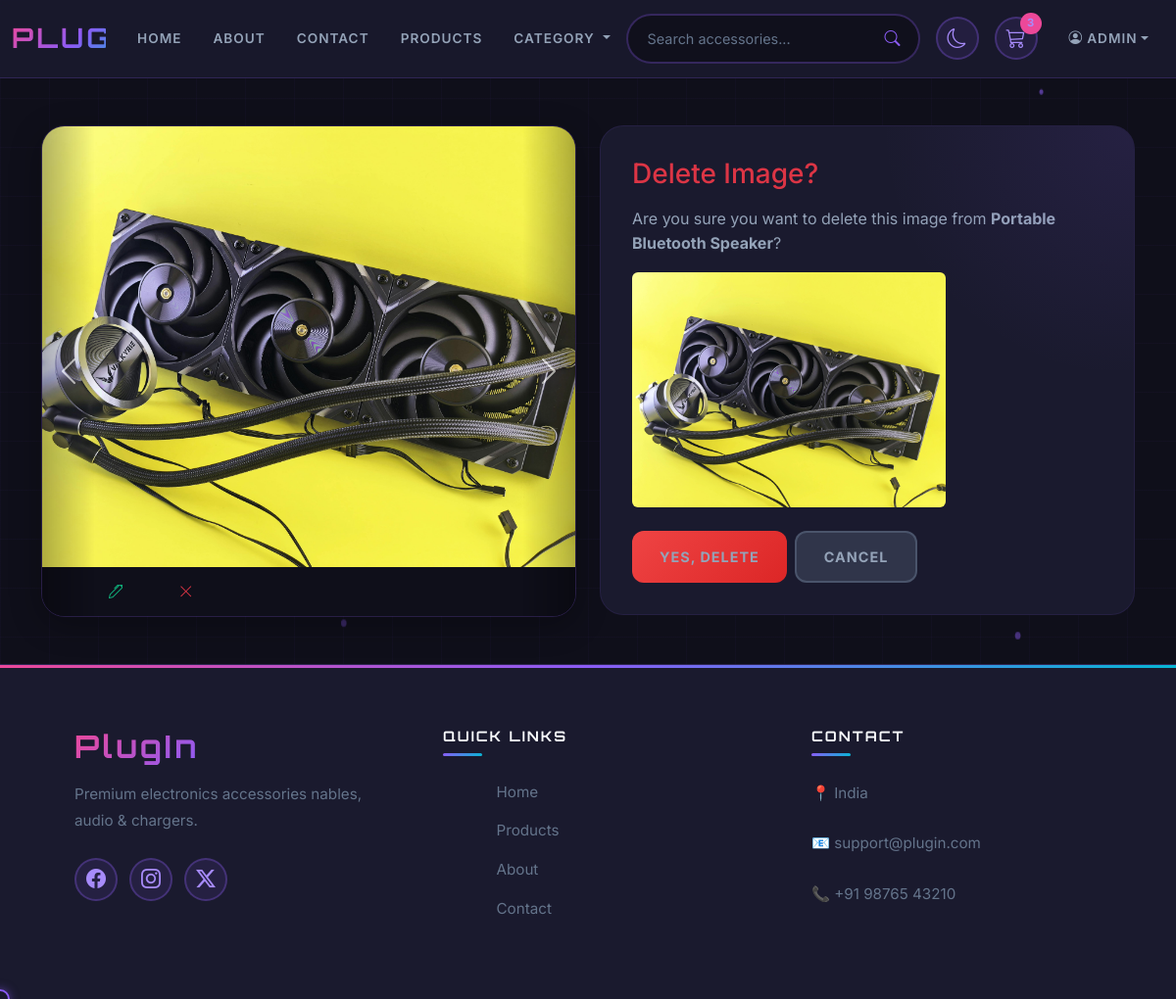
Page /products/image/del/1 (signed in) on the committed database.
### products/models.py (models this page shows, shortened)
class ProductImage(models.Model):
    img = models.ImageField(upload_to='product/images/', blank=True, null=True)
    video = models.FileField(upload_to='products/videos', blank=True, null=True)
    caption = models.CharField(max_length=200, blank=True)
    product = models.ForeignKey(Product,
                                on_delete=models.CASCADE,
                                related_name='images')
    created_at = models.DateTimeField(auto_now_add=True)
    updated_at = models.DateTimeField(auto_now=True)

class Product(models.Model):
    title = models.CharField(max_length=224)
    desc = models.CharField(max_length=400)
    price = models.DecimalField(max_digits=10, decimal_places=2)
    stock = models.PositiveIntegerField(null=False,blank=False,default=0)
    thumbnail = models.ImageField(upload_to='products/thumbnails')
    discount = models.DecimalField(
        max_digits=5,
        decimal_places=2,
        blank=True, null=True)
    created_at = models.DateTimeField(auto_now_add=True)
    updated_at = models.DateTimeField(auto_now=True)

### products/views.py (the view, shortened to what this page needs)
# urls.py: path('image/del/<int:pk>',DeleteProductImage.as_view(), name='del_pro_image'),
class DeleteProductImage(DeleteView):
    model = ProductImage
    template_name = 'products/image_del.html'
    context_object_name = 'image'
    def get_context_data(self, **kwargs):
        context = super().get_context_data(**kwargs)
        context['product'] = self.object.product
        return context

### templates/products/image_del.html (shortened to what this page needs)
{% extends 'base/base.html' %}
{% block content %}
<section id="product-detail-section" class="container py-5">
    <div class="row g-4 align-items-start">
        <div class="col-lg-6">
            {% include 'products/includes/productImageCarousel.html' %}
        </div>
        <div class="col-lg-6">
            <div class="product-info">
                <h3 class="text-danger mb-3">
                    Delete Image?
                </h3>
                <p class="mb-3">
                    Are you sure you want to delete this image from
                    <strong>{{ image.product.title }}</strong>?
                </p>
                <img src="{{ image.img.url }}"
                     class="img-fluid rounded mb-4"
                     style="max-height: 240px; object-fit: contain;"
                     alt="Image to delete">
                <form method="post">
                    <div class="d-flex gap-2">
                        <button type="submit" class="btn btn-danger">
                            Yes, Delete
                        </button>
                        <a href="{% url 'product_details' image.product.pk %}"
                           class="btn btn-secondary">
                            Cancel
                        </a>
                    </div>
                </form>
            </div>
        </div>
    </div>
</section>
{% endblock %}

### templates/base/includes/header.html (shortened to what this page needs)
<nav class="navbar navbar-expand-lg tech-navbar">
    <div class="container-fluid">
        <a class="navbar-brand" href="{% url 'home_page' %}"><span>PlugIn</span></a>
        <div class="collapse navbar-collapse" id="navbarSupportedContent">
            <ul class="navbar-nav me-auto mb-2 mb-lg-0">
                <li class="nav-item">
                    <a class="nav-link {% if current_page == 'home' %}active{% endif %}"
                        href="{% url 'home_page' %}">Home</a>
                </li>
                <li class="nav-item">
                    <a class="nav-link {% if current_page == 'about' %}active{% endif %}"
                        href="{% url 'about_page' %}">About</a>
                </li>
                <li class="nav-item">
                    <a class="nav-link {% if current_page == 'contact' %}active{% endif %}"
                        href="{% url 'contact_page' %}">Contact</a>
                </li>
                <li class="nav-item">
                    <a class="nav-link {% if current_page == 'products' %}active{% endif %}"
                        href="{% url 'products' %}">Products</a>
                </li>
                <li class="nav-item dropdown mega-dropdown">
                    <a class="nav-link dropdown-toggle" href="#" data-bs-toggle="dropdown">
                        Category
                    </a>
                </li>
            </ul>
            <section class="form-section">
                <form class="search-box" role="search" method="get" action="{% url 'search_products' %}">
                    <input name="q" value="{{ query }}" type="search" placeholder="Search accessories..." />
                    <i class="bi bi-search"></i>
                </form>
                <button class="theme-toggle" id="themeToggle">
                    <i class="bi bi-moon"></i>
                </button>
                <a href="#" class="cart-icon">
                    <i class="bi bi-cart3"></i>
                    <span class="cart-badge">3</span>
                </a>
                <ul class="navbar-nav ms-auto align-items-center">
                    <li class="nav-item dropdown">
                        <a class="nav-link dropdown-toggle d-flex align-items-center" href="#"
                            data-bs-toggle="dropdown">
                            <i class="bi bi-person-circle me-1"></i>
                            {% if user.is_authenticated %}
                                {{user.username.capitalize}}
                            {% else %}
                                Hi User !
                            {% endif %}
                        </a>
                    </li>
                </ul>
            </section>
        </div>
    </div>
</nav>

### templates/products/includes/productImageCarousel.html (shortened to what this page needs)
<div id="productImageCarousel" class="carousel slide product-carousel" data-bs-ride="carousel">
    {% if product.images.filter.exists %}
    <div class="carousel-inner">
        {% for media in product.images.all %}
        {% if media.img %}
        <div class="carousel-item {% if forloop.first %}active{% endif %}">
            <img src="{{ media.img.url }}" class="d-block w-100" alt="{{ media.caption }}">
            <div class="carousel-actions edit-del-btn">
                <a href="{% url 'edit_pro_image' media.pk %}" class="btn btn-light edit">
                    <i class="bi bi-pen"></i>
                </a>
                <a href="{% url 'del_pro_image' media.pk %}" class="btn btn-light delete text-danger">
                    <i class="bi bi-x-lg"></i>
                </a>
            </div>
        </div>
        {% endif %}
        {% endfor %}
    </div>
    <button class="carousel-control-prev" type="button" data-bs-target="#productImageCarousel" data-bs-slide="prev">
        <span class="carousel-control-prev-icon"></span>
    </button>
    <button class="carousel-control-next" type="button" data-bs-target="#productImageCarousel" data-bs-slide="next">
        <span class="carousel-control-next-icon"></span>
    </button>
    {% endif %}
</div>

### rows in the picture
ProductImage: img (picture), product "Portable Bluetooth Speaker"

### other values in the picture
{{ user.username.capitalize }} "ADMIN"
